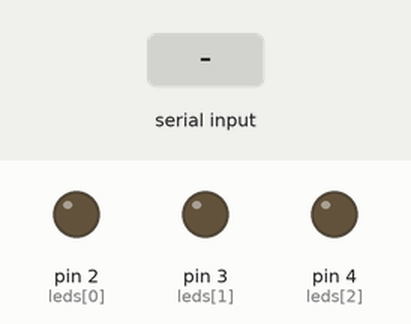
Recording of a sketch running on a simulated Arduino Uno, built with avr-gcc and run on an emulated ATmega328P. On the bench: output pins drawn as LEDs (lit = HIGH). The inputs (shaded band) are chosen by the test bench.

Above: at 1.2 s.
1.3 s: "H" received over Serial
At 2.2 s:
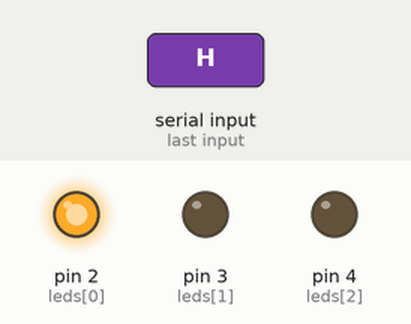
At 6.4 s:
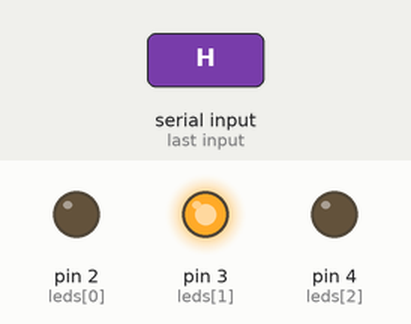
8.8 s: "1" received over Serial
At 11.5 s:
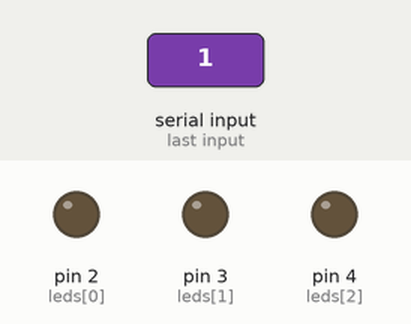
Timing chart, 0 to 13.0 s (numbered marks = the images above; inputs shaded):
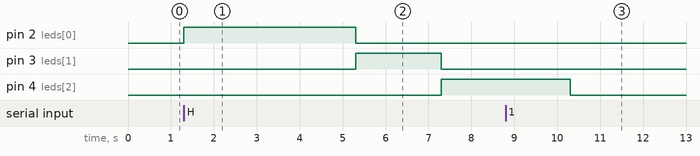

The sketch:

semafoto.ino
```cpp
int leds[3] = {2,3,4};
void setup(){
  Serial.begin(9600);
  for(int i =0;i<3;i++){
    pinMode(leds[i],OUTPUT);
  }
}
void loop(){
  if (Serial.available()) {
    char escolha = Serial.read();
    if (escolha == 'H') {
        for(int i =0;i<3;i++){
          digitalWrite(leds[i],LOW);
        }
        digitalWrite(leds[0],HIGH);
        delay(4000);
        digitalWrite(leds[0],LOW);
        digitalWrite(leds[1],HIGH);
        delay(2000);
        for(int i =0;i<3;i++){
          digitalWrite(leds[i],LOW);
        }
        digitalWrite(leds[2],HIGH);
        delay(3000);
    } else {
        for(int i =0;i<3;i++){
            digitalWrite(leds[i],LOW);
        }
    }
  }
}
```

Measured:
- after the input at 1.3 s, pin 2 (leds[0]): LOW → HIGH at once, → LOW 4.0 s later; pin 3 (leds[1]): LOW → HIGH after 4.0 s, → LOW 2.0 s later; pin 4 (leds[2]): LOW → HIGH after 6.0 s
- after the input at 8.8 s, pin 4 (leds[2]): HIGH → LOW after 1.5 s
